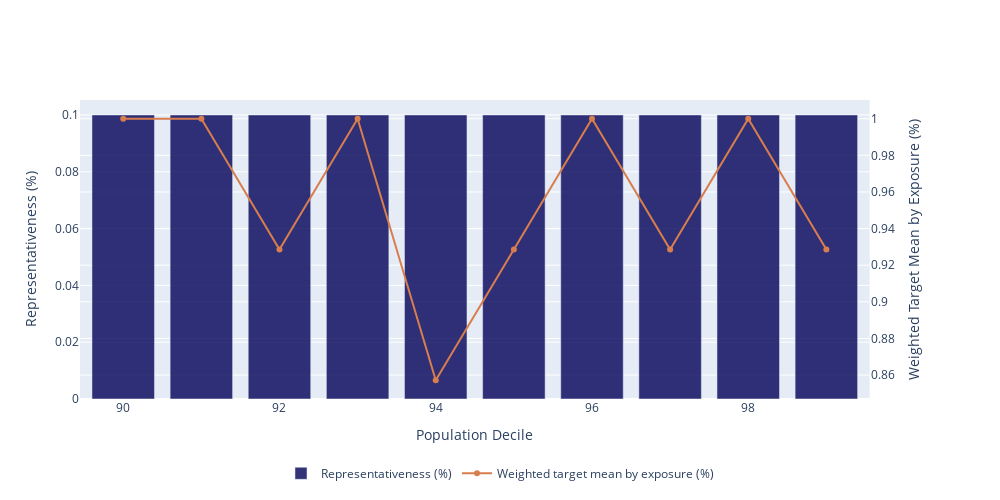

Source (notebook cell):
### Code cell
plot_target_vs_score(y_true, y_pred, quantiles=100, lower_limit=90)

### Figure 1 — Plotly figure (JSON) as saved in the notebook; plotly's stock layout.template omitted (floating-point values rounded to 4 significant figures)
{"data": [{"marker": {"color": "rgba(0, 0, 87, .8)"}, "name": "Representativeness (%)", "type": "bar", "x": [90, 91, 92, 93, 94, 95, 96, 97, 98, 99], "xaxis": "x", "y": [0.1, 0.1, 0.1, 0.1, 0.1, 0.1, 0.1, 0.1, 0.1, 0.1], "yaxis": "y"}, {"marker": {"color": "rgb(216, 125, 77)"}, "name": "Weighted target mean by exposure (%)", "type": "scatter", "x": [90, 91, 92, 93, 94, 95, 96, 97, 98, 99], "xaxis": "x", "y": [1, 1, 0.9286, 1, 0.8571, 0.9286, 1, 0.9286, 1, 0.9286], "yaxis": "y2"}], "layout": {"height": 500, "legend": {"orientation": "h", "x": 0.5, "xanchor": "center", "y": -0.2}, "width": 1000, "xaxis": {"anchor": "y", "domain": [0, 0.94], "title": {"text": "Population Decile"}}, "yaxis": {"anchor": "x", "domain": [0, 1], "title": {"text": "Representativeness (%)"}}, "yaxis2": {"anchor": "x", "overlaying": "y", "side": "right", "title": {"text": "Weighted Target Mean by Exposure (%)"}}}}
